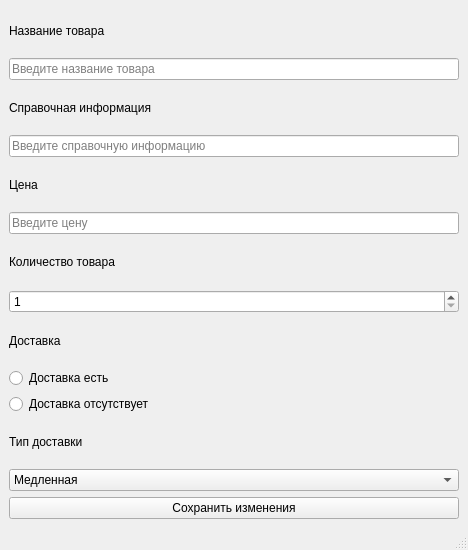
<?xml version="1.0" encoding="UTF-8"?>
<ui version="4.0">
 <class>WorkerEditProduct</class>
 <widget class="QMainWindow" name="WorkerEditProduct">
  <property name="geometry">
   <rect>
    <x>0</x>
    <y>0</y>
    <width>468</width>
    <height>550</height>
   </rect>
  </property>
  <property name="minimumSize">
   <size>
    <width>468</width>
    <height>550</height>
   </size>
  </property>
  <property name="windowTitle">
   <string>MainWindow</string>
  </property>
  <widget class="QWidget" name="centralwidget">
   <layout class="QGridLayout" name="gridLayout_2">
    <item row="0" column="0">
     <layout class="QGridLayout" name="gridLayout">
      <item row="0" column="0">
       <widget class="QLabel" name="label">
        <property name="text">
         <string>Название товара</string>
        </property>
       </widget>
      </item>
      <item row="1" column="0">
       <widget class="QLineEdit" name="lineEditName">
        <property name="readOnly">
         <bool>true</bool>
        </property>
        <property name="placeholderText">
         <string>Введите название товара</string>
        </property>
       </widget>
      </item>
      <item row="2" column="0">
       <widget class="QLabel" name="label_2">
        <property name="text">
         <string>Справочная информация</string>
        </property>
       </widget>
      </item>
      <item row="3" column="0">
       <widget class="QLineEdit" name="lineEditInfo">
        <property name="placeholderText">
         <string>Введите справочную информацию</string>
        </property>
       </widget>
      </item>
      <item row="4" column="0">
       <widget class="QLabel" name="label_5">
        <property name="text">
         <string>Цена</string>
        </property>
       </widget>
      </item>
      <item row="5" column="0">
       <widget class="QLineEdit" name="lineEditPrice">
        <property name="placeholderText">
         <string>Введите цену</string>
        </property>
       </widget>
      </item>
      <item row="6" column="0">
       <widget class="QLabel" name="label_6">
        <property name="text">
         <string>Количество товара</string>
        </property>
       </widget>
      </item>
      <item row="7" column="0">
       <widget class="QSpinBox" name="spinBoxCount">
        <property name="minimum">
         <number>1</number>
        </property>
        <property name="maximum">
         <number>1000</number>
        </property>
       </widget>
      </item>
      <item row="8" column="0">
       <widget class="QLabel" name="label_3">
        <property name="text">
         <string>Доставка</string>
        </property>
       </widget>
      </item>
      <item row="9" column="0">
       <widget class="QRadioButton" name="radioButton">
        <property name="text">
         <string>Доставка есть</string>
        </property>
       </widget>
      </item>
      <item row="10" column="0">
       <widget class="QRadioButton" name="radioButton_2">
        <property name="text">
         <string>Доставка отсутствует</string>
        </property>
       </widget>
      </item>
      <item row="11" column="0">
       <widget class="QLabel" name="label_4">
        <property name="text">
         <string>Тип доставки</string>
        </property>
       </widget>
      </item>
      <item row="12" column="0">
       <widget class="QComboBox" name="comboBox">
        <item>
         <property name="text">
          <string>Медленная</string>
         </property>
        </item>
        <item>
         <property name="text">
          <string>Быстрая</string>
         </property>
        </item>
        <item>
         <property name="text">
          <string>Быстрая и медленная</string>
         </property>
        </item>
       </widget>
      </item>
      <item row="13" column="0">
       <widget class="QPushButton" name="pushButtonSave">
        <property name="text">
         <string>Сохранить изменения</string>
        </property>
       </widget>
      </item>
     </layout>
    </item>
   </layout>
  </widget>
  <widget class="QMenuBar" name="menubar">
   <property name="geometry">
    <rect>
     <x>0</x>
     <y>0</y>
     <width>468</width>
     <height>37</height>
    </rect>
   </property>
  </widget>
  <widget class="QStatusBar" name="statusbar"/>
 </widget>
 <resources/>
 <connections/>
</ui>
